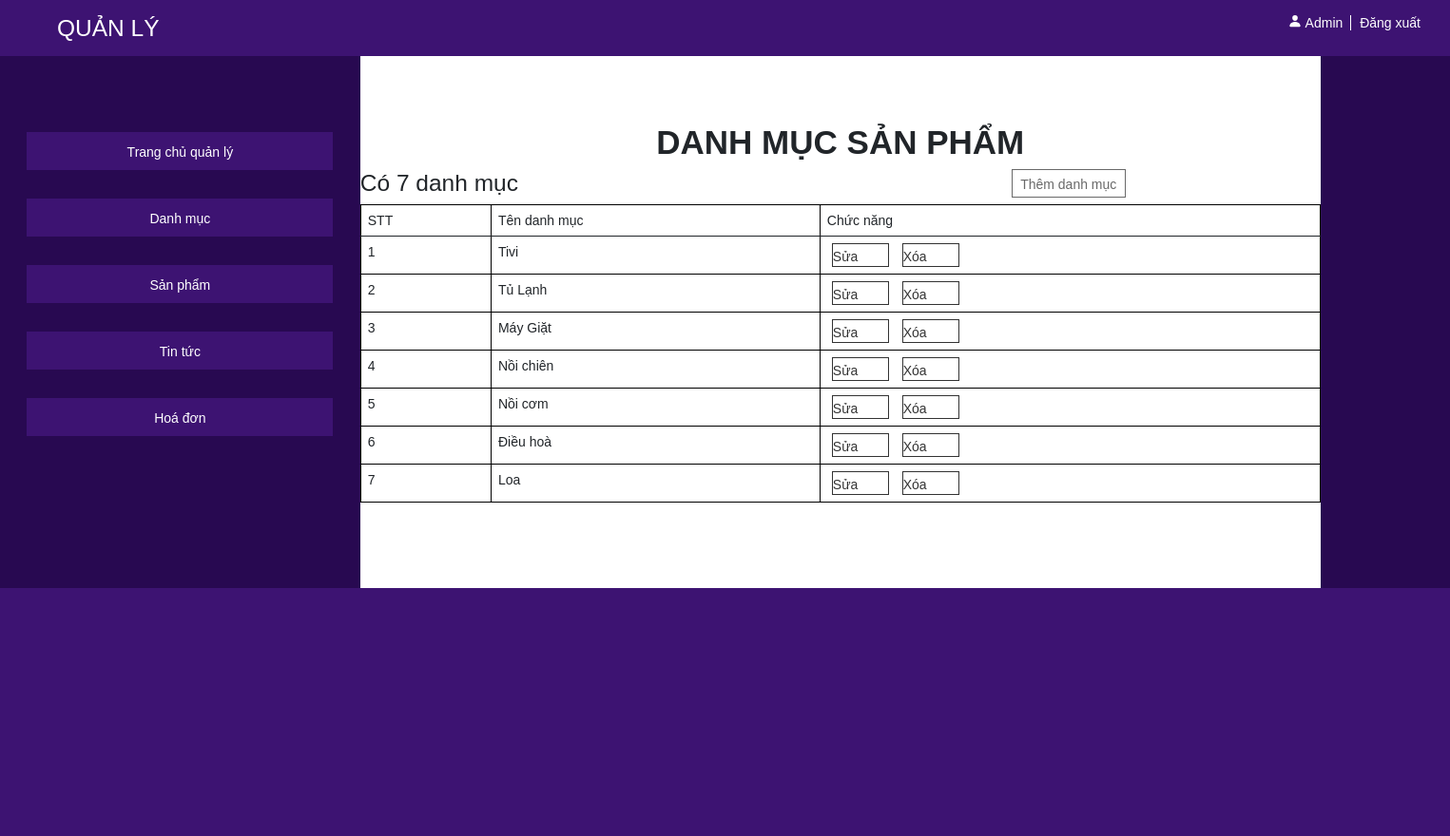
Page /Admin/Index.php?module=danhmuc on the committed database.
### tables this page shows
CREATE TABLE `danh_muc` (
  `id_danh_muc` int(11) NOT NULL,
  `stt` int(11) NOT NULL,
  `ten_danh_muc` varchar(255) NOT NULL
);

### Admin/Models/clsDatabase.php (called while the page is built, shortened)
<?php
class clsDatabase{
    public $conn = NULL;
    function __construct()
    {
        $servername = "localhost:3306";
        $user = "root";
        $pass = "";
        try{
            $this->conn = new PDO("mysql:host=$servername;dbname=dien_may_xanh",$user,$pass);
            $this->conn->query("SET NAMES UTF8");
        }
        catch(PDOException $e){
            echo "<p>" . $e->getMessage() . "</p>";
            die ("<p>LỖI KẾT NỐI CSDL</p>");
        }
    }
    function ThucthiSQL($sql, $param=NULL)
    {
        $ketqua=FALSE;
        $this->pdo_stm = $this->conn->prepare($sql);
        if($param==NULL)
            $ketqua = $this->pdo_stm->execute();
        else
            $ketqua = $this->pdo_stm->execute($param);
        return $ketqua;
    }
}
?>

### Admin/Models/clsDanhMuc.php (called while the page is built, shortened)
<?php
require_once("clsDatabase.php");
class clsDanhMuc extends clsDatabase
{
    function __construct()
    {
        parent::__construct();
    }
    public function LayDSDanhMuc()
    {
        $sql = "SELECT * FROM danh_muc ORDER BY stt";
        $ketqua = $this->ThucthiSQL($sql);
        if($ketqua==TRUE)
            $this->data = $this->pdo_stm->fetchAll();
        return $ketqua;
    }
}
?>

### Admin/ViewS/DanhMuc/vDanhMuc.php (the view, shortened to what this page needs)
<div class="text-header"><h1>DANH MỤC SẢN PHẨM</h1></div>
<a href="?module=<?=$module?>&act=add" class="bt_them"><div>Thêm danh mục</div></a>
<?php
$rows = $danhmuc->data;
$n = count($rows);
echo "<h3>Có $n danh mục</h3>"
?>
<table class="table" width="100%" border="1" cellpadding="0" cellspacing="0">
    <tr>
        <th scope="col" class="tb_text">STT</th>
        <th scope="col" class="tb_text">Tên danh mục</th>
        <th scope="col" class="tb_text">Chức năng</th>
    </tr>
    <tbody>
    <?php
        foreach($rows as $row)
        {
    ?>
    <tr>
        <td class="tb_text"><?=$row["stt"]?></td>
        <td class="tb_text"><?=$row["ten_danh_muc"]?></td>
        <td class="tb_text">
            <a href="?module=<?=$module?>&act=edit&id=<?=$row["id_danh_muc"]?>" class="chuc_nang">Sửa</a>
            <a href="?module=<?=$module?>&act=xldelete&id=<?=$row["id_danh_muc"]?>" class="chuc_nang"
            onClick="return confirm('Chắc chắn xóa?')">Xóa</a>
        </td>
    </tr>
    <?php
        }
    ?>
    </tbody>
</table>

### Admin/Assets/CSS/style.css (style rules this page uses)
* { font-size:12px; font:14px/18px Arial,Helvetica,sans-serif; margin:0px; padding:0px; box-sizing:border-box; }
.text-header { text-align: center; margin-top: 70px; }
.text-header h1 { font-weight: bold; }
.tb_text { border: 1px solid black; }
.chuc_nang { text-decoration: none; display: inline-block; border: 1px solid #333; margin-left: 5px; margin-right: 5px; width: 60px; height: 25px; padding-top: 4px; color: #333; }
.bt_them div { text-decoration: none; border: 1px solid dimgray; width: 120px; height: 30px; float: right; text-align: center; padding-top: 6px; margin-right: 205px; color: dimgray; }
.table { border: 1px solid black; }

### rows in the picture
danh_muc: stt "1", ten_danh_muc "Tivi"
danh_muc: stt "2", ten_danh_muc "Tủ Lạnh"
danh_muc: stt "3", ten_danh_muc "Máy Giặt"
danh_muc: stt "4", ten_danh_muc "Nồi chiên"
danh_muc: stt "5", ten_danh_muc "Nồi cơm"
danh_muc: stt "6", ten_danh_muc "Điều hoà"
danh_muc: stt "7", ten_danh_muc "Loa"

### other values in the picture
$n "7"
